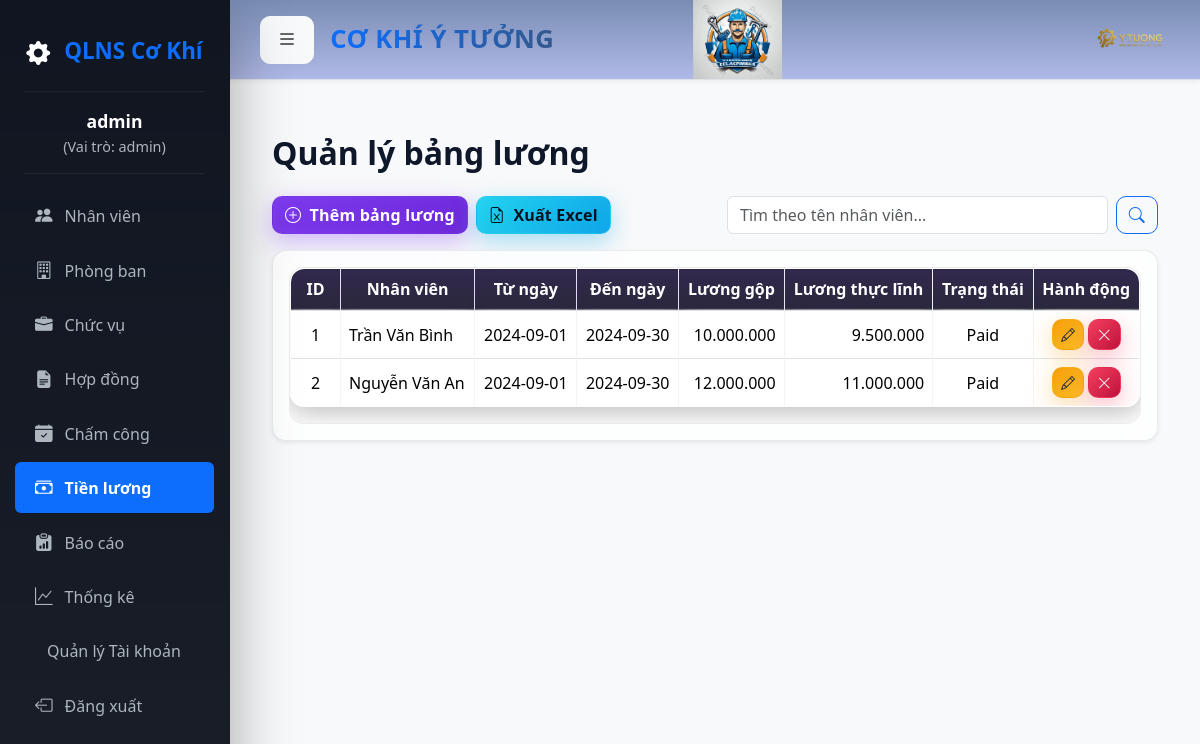
The page /payrolls.php (signed in) on the database its author committed.
### tables this page shows
CREATE TABLE payrolls (
  id INT AUTO_INCREMENT PRIMARY KEY,
  employee_id INT,
  period_from DATE,
  period_to DATE,
  gross_salary DECIMAL(12,2),
  net_salary DECIMAL(12,2),
  status ENUM('draft','finalized','paid') DEFAULT 'draft',
  FOREIGN KEY (employee_id) REFERENCES employees(id)
);

CREATE TABLE employees (
  id INT AUTO_INCREMENT PRIMARY KEY,
  employee_code VARCHAR(50) UNIQUE,
  full_name VARCHAR(200),
  dob DATE,
  gender ENUM('M','F'),
  address VARCHAR(255),
  phone VARCHAR(50),
  email VARCHAR(150),
  join_date DATE,
  department_id INT,
  position_id INT,
  FOREIGN KEY (department_id) REFERENCES departments(id),
  FOREIGN KEY (position_id) REFERENCES positions(id)
);

### payrolls.php (the view, shortened to what this page needs)
<?php
include "inc/header.php";
$search_term = $_GET['search'] ?? '';
$params = [];
$sql = "
    SELECT p.*, e.full_name, e.join_date
    FROM payrolls p
    LEFT JOIN employees e ON p.employee_id = e.id
";
$sql .= " ORDER BY e.join_date ASC, p.net_salary DESC";
$stmt = $pdo->prepare($sql);
$stmt->execute($params);
$payrolls = $stmt->fetchAll(PDO::FETCH_ASSOC);
?>
<div class="container mt-4">
    <h2 class="mb-4 fw-bold">Quản lý bảng lương</h2>
    <div class="row mb-3">
        <div class="col-md-6 d-flex gap-2 mb-2 mb-md-0">
            <button class="btn btn-primary" data-bs-toggle="modal" data-bs-target="#addModal">
                <i class="bi bi-plus-circle me-1"></i> Thêm bảng lương
            </button>
            <a href="export_payroll_simple.php" class="btn btn-success">
                <i class="bi bi-file-earmark-excel me-1"></i> Xuất Excel
            </a>
        </div>
        <div class="col-md-6">
            <form method="GET" class="d-flex">
                <input type="text" name="search" class="form-control me-2" placeholder="Tìm theo tên nhân viên..."
                    value="<?= htmlspecialchars($search_term) ?>">
                <button type="submit" class="btn btn-outline-primary">
                    <i class="bi bi-search"></i>
                </button>
            </form>
        </div>
    </div>
    <div class="card shadow-sm glass">
        <div class="card-body">
            <div class="table-responsive">
                <table class="table table-bordered table-hover align-middle">
                    <thead class="table-dark text-center">
                        <tr>
                            <th width="50">ID</th>
                            <th>Nhân viên</th>
                            <th>Từ ngày</th>
                            <th>Đến ngày</th>
                            <th>Lương gộp</th>
                            <th>Lương thực lĩnh</th>
                            <th>Trạng thái</th>
                            <th>Hành động</th>
                        </tr>
                    </thead>
                    <tbody>
                        <?php $stt = 1; ?>
                        <?php foreach($payrolls as $p): ?>
                        <tr>
                            <td class="text-center"><?= $stt++ ?></td>
                            <td><?= htmlspecialchars($p['full_name']) ?></td>
                            <td class="text-center"><?= $p['period_from'] ?></td>
                            <td class="text-center"><?= $p['period_to'] ?></td>
                            <td class="text-end"><?= number_format($p['gross_salary'],0,',','.') ?></td>
                            <td class="text-end"><?= number_format($p['net_salary'],0,',','.') ?></td>
                            <td class="text-center"><?= ucfirst($p['status']) ?></td>
                            <td class="text-center">
                                <button class="btn btn-warning btn-sm" data-bs-toggle="modal"
                                    data-bs-target="#editModal<?= $p['id'] ?>" title="Sửa">
                                    <i class="bi bi-pencil"></i>
                                </button>
                                <a href="?delete=<?= $p['id'] ?>" class="btn btn-danger btn-sm"
                                    onclick="return confirm('Xóa bảng lương này?')" title="Xóa">
                                    <i class="bi bi-x-lg"></i>
                                </a>
                            </td>
                        </tr>
                        <?php endforeach; ?>
                    </tbody>
                </table>
            </div>
        </div>
    </div>
</div>
<?php include "inc/footer.php"; ?>

### assets/css/style.css (style rules this page uses)
:root { --bg-1: #0b0f19; --bg-2: #0f172a; --panel: rgba(17, 25, 40, 0.65); --panel-border: rgba(255, 255, 255, 0.08); --text: #e2e8f0; --muted: #94a3b8; --primary: #7c3aed; --primary-600: #6d28d9; --primary-700: #5b21b6; --success: #22d3ee; --danger: #f43f5e; --warning: #f59e0b; --surface-blur: blur(12px); --radius: 14px; --shadow-sm: 0 6px 24px rgba(0, 0, 0, 0.25); --shadow-lg: 0 20px 60px rgba(0, 0, 0, 0.35); }
body { background: radial-gradient( 1200px 800px at 10% 10%, rgba(124, 58, 237, 0.16), transparent 40% ), radial-gradient( 900px 700px at 90% 20%, rgba(34, 211, 238, 0.12), transparent 45% ), radial-gradient( 800px 600px at 30% 80%, rgba(244, 63, 94, 0.1), transparent 45% ), linear-gradient(180deg, var(--bg-1), var(--bg-2)); color: var(--text); font-family: "Segoe UI", Tahoma, Geneva, Verdana, sans-serif; min-height: 100vh; -webkit-font-smoothing: antialiased; }
table { background: var(--panel); backdrop-filter: var(--surface-blur); -webkit-backdrop-filter: var(--surface-blur); border: 1px solid var(--panel-border); border-radius: var(--radius); overflow: hidden; box-shadow: var(--shadow-sm); }
table th, table td { vertical-align: middle; color: var(--text); border-color: rgba(148, 163, 184, 0.12) !important; }
table th { text-align: center; background: linear-gradient( 180deg, rgba(124, 58, 237, 0.18), rgba(124, 58, 237, 0.1) ); color: #faf5ff; }
.btn { border-radius: 10px; font-weight: 600; letter-spacing: 0.2px; transition: transform 0.2s ease, box-shadow 0.2s ease, background 0.2s ease; }
.btn-primary { background: linear-gradient(135deg, var(--primary), var(--primary-600)); border: 1px solid rgba(124, 58, 237, 0.35); box-shadow: 0 8px 24px rgba(124, 58, 237, 0.35), inset 0 0 12px rgba(255, 255, 255, 0.04); }
.btn-success { background: linear-gradient(135deg, var(--success), #0ea5e9); border: 1px solid rgba(34, 211, 238, 0.35); box-shadow: 0 8px 24px rgba(14, 165, 233, 0.35), inset 0 0 12px rgba(255, 255, 255, 0.04); color: #05121f; }
.btn-danger { background: linear-gradient(135deg, var(--danger), #be123c); border: 1px solid rgba(244, 63, 94, 0.4); box-shadow: 0 8px 24px rgba(190, 18, 60, 0.35), inset 0 0 12px rgba(255, 255, 255, 0.03); }
.glass { background: var(--panel); border: 1px solid var(--panel-border); backdrop-filter: var(--surface-blur); -webkit-backdrop-filter: var(--surface-blur); border-radius: var(--radius); box-shadow: var(--shadow-sm); }
@media (prefers-color-scheme: light) { :root { --bg-1: #f5f7fb; --bg-2: #e9eef7; --panel: rgba(255, 255, 255, 0.75); --panel-border: rgba(15, 23, 42, 0.08); --text: #0f172a; --muted: #475569; } }
@media (prefers-color-scheme: light) { body { color: var(--text); } }
@media (prefers-color-scheme: light) { table th { color: #2e1065; } }
.table-responsive { overflow-x: auto; -webkit-overflow-scrolling: touch; border-radius: var(--radius); border: 1px solid var(--panel-border); }
.card, .glass { transition: transform 0.2s ease, box-shadow 0.2s ease; }
.table { position: relative; isolation: isolate; }
.table thead th { position: sticky; top: 0; z-index: 2; backdrop-filter: var(--surface-blur); -webkit-backdrop-filter: var(--surface-blur); box-shadow: inset 0 -1px 0 rgba(255, 255, 255, 0.06), 0 2px 12px rgba(0, 0, 0, 0.15); }
.table::before { content: ""; position: absolute; inset: -1px; border-radius: calc(var(--radius) + 6px); background: radial-gradient( 1200px 400px at 20% -10%, rgba(124, 58, 237, 0.25), transparent 40% ), radial-gradient( 900px 300px at 120% -20%, rgba(34, 211, 238, 0.22), transparent 45% ); filter: blur(14px); z-index: -1; pointer-events: none; }
.table tbody tr { transition: transform 0.18s ease, box-shadow 0.18s ease, background 0.18s ease, border-color 0.18s ease; }
.table tbody tr + tr { border-top: 1px solid rgba(148, 163, 184, 0.08); }
.btn-warning, .btn-outline-warning { color: #1f2937; background: linear-gradient(135deg, var(--warning), #fbbf24); border: 1px solid rgba(245, 158, 11, 0.45); box-shadow: 0 8px 24px rgba(245, 158, 11, 0.35); }
.btn-danger, .btn-outline-danger { box-shadow: 0 8px 24px rgba(244, 63, 94, 0.35); }

### inc/header.php (style rules this page uses)
body { background-color: #f8f9fa; font-family: 'Segoe UI', Tahoma, Geneva, Verdana, sans-serif; overflow-x: hidden; }

### rows shown on the page
payrolls: employee.full_name "Trần Văn Bình", period_from "2024-09-01", period_to "2024-09-30", gross_salary "10.000.000", net_salary "9.500.000", status "Paid"
payrolls: employee.full_name "Nguyễn Văn An", period_from "2024-09-01", period_to "2024-09-30", gross_salary "12.000.000", net_salary "11.000.000", status "Paid"

### other values the page prints
$_SESSION['username'] "admin"
$role "admin"
